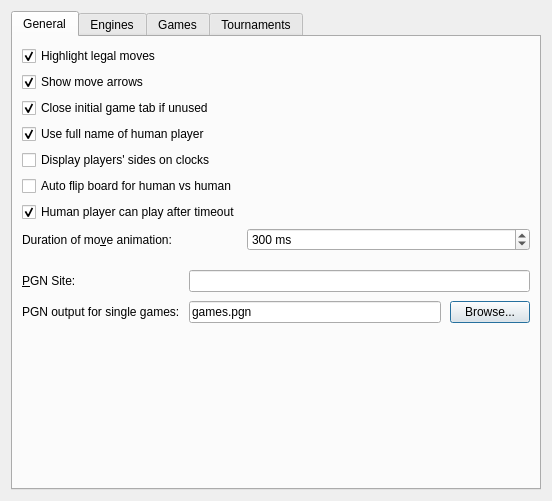
<?xml version="1.0" encoding="UTF-8"?>
<ui version="4.0">
 <class>SettingsDialog</class>
 <widget class="QDialog" name="SettingsDialog">
  <property name="geometry">
   <rect>
    <x>0</x>
    <y>0</y>
    <width>552</width>
    <height>501</height>
   </rect>
  </property>
  <property name="sizePolicy">
   <sizepolicy hsizetype="Preferred" vsizetype="Preferred">
    <horstretch>0</horstretch>
    <verstretch>90</verstretch>
   </sizepolicy>
  </property>
  <property name="windowTitle">
   <string>Settings</string>
  </property>
  <layout class="QVBoxLayout" name="verticalLayout_2">
   <item>
    <widget class="QTabWidget" name="tabWidget">
     <property name="currentIndex">
      <number>0</number>
     </property>
     <widget class="QWidget" name="m_generalTab">
      <attribute name="title">
       <string>General</string>
      </attribute>
      <layout class="QVBoxLayout" name="verticalLayout_6">
       <item>
        <layout class="QFormLayout" name="formLayout_6">
         <item row="0" column="0">
          <widget class="QCheckBox" name="m_highlightLegalMovesCheck">
           <property name="text">
            <string>Highlight legal moves</string>
           </property>
           <property name="checked">
            <bool>true</bool>
           </property>
          </widget>
         </item>
         <item row="1" column="0">
          <widget class="QCheckBox" name="m_showMoveArrowsCheck">
           <property name="text">
            <string>Show move arrows</string>
           </property>
           <property name="checked">
            <bool>true</bool>
           </property>
          </widget>
         </item>
         <item row="2" column="0">
          <widget class="QCheckBox" name="m_closeUnusedInitialTabCheck">
           <property name="text">
            <string>Close initial game tab if unused</string>
           </property>
           <property name="checked">
            <bool>true</bool>
           </property>
          </widget>
         </item>
         <item row="4" column="0">
          <widget class="QCheckBox" name="m_useFullUserNameCheck">
           <property name="text">
            <string>Use full name of human player</string>
           </property>
           <property name="checked">
            <bool>true</bool>
           </property>
          </widget>
         </item>
         <item row="5" column="0">
          <widget class="QCheckBox" name="m_playersSidesOnClocksCheck">
           <property name="text">
            <string>Display players' sides on clocks </string>
           </property>
          </widget>
         </item>
         <item row="7" column="0">
          <widget class="QCheckBox" name="m_autoFlipBoardForHumanGamesCheck">
           <property name="text">
            <string>Auto flip board for human vs human</string>
           </property>
          </widget>
         </item>
         <item row="8" column="0">
          <widget class="QCheckBox" name="m_humanCanPlayAfterTimeoutCheck">
           <property name="text">
            <string>Human player can play after timeout</string>
           </property>
           <property name="checked">
            <bool>true</bool>
           </property>
          </widget>
         </item>
         <item row="9" column="0">
          <widget class="QLabel" name="m_moveAnimationLabel">
           <property name="text">
            <string>Duration of mo&amp;ve animation:</string>
           </property>
           <property name="buddy">
            <cstring>m_moveAnimationSpin</cstring>
           </property>
          </widget>
         </item>
         <item row="9" column="1">
          <widget class="QSpinBox" name="m_moveAnimationSpin">
           <property name="toolTip">
            <string>duration of a move animation (default: 300 ms)</string>
           </property>
           <property name="specialValueText">
            <string>Off</string>
           </property>
           <property name="suffix">
            <string> ms</string>
           </property>
           <property name="maximum">
            <number>400</number>
           </property>
           <property name="singleStep">
            <number>50</number>
           </property>
           <property name="value">
            <number>300</number>
           </property>
          </widget>
         </item>
        </layout>
       </item>
       <item>
        <layout class="QFormLayout" name="formLayout_3">
         <property name="fieldGrowthPolicy">
          <enum>QFormLayout::ExpandingFieldsGrow</enum>
         </property>
         <property name="horizontalSpacing">
          <number>9</number>
         </property>
         <property name="verticalSpacing">
          <number>9</number>
         </property>
         <property name="topMargin">
          <number>13</number>
         </property>
         <property name="bottomMargin">
          <number>0</number>
         </property>
         <item row="1" column="0">
          <widget class="QLabel" name="m_siteLabel">
           <property name="text">
            <string>&amp;PGN Site:</string>
           </property>
           <property name="buddy">
            <cstring>m_siteEdit</cstring>
           </property>
          </widget>
         </item>
         <item row="1" column="1">
          <widget class="QLineEdit" name="m_siteEdit"/>
         </item>
         <item row="2" column="0">
          <widget class="QLabel" name="m_defaultPgnOutFileLabel">
           <property name="text">
            <string>PGN output for single games:</string>
           </property>
          </widget>
         </item>
         <item row="2" column="1">
          <layout class="QHBoxLayout" name="horizontalLayout_2">
           <item>
            <widget class="QLineEdit" name="m_defaultPgnOutFileEdit">
             <property name="text">
              <string>games.pgn</string>
             </property>
            </widget>
           </item>
           <item>
            <widget class="QPushButton" name="m_defaultPgnOutFileBtn">
             <property name="text">
              <string>Browse...</string>
             </property>
             <property name="shortcut">
              <string/>
             </property>
            </widget>
           </item>
          </layout>
         </item>
        </layout>
       </item>
       <item>
        <spacer name="verticalSpacer_2">
         <property name="orientation">
          <enum>Qt::Vertical</enum>
         </property>
         <property name="sizeHint" stdset="0">
          <size>
           <width>20</width>
           <height>40</height>
          </size>
         </property>
        </spacer>
       </item>
      </layout>
     </widget>
     <widget class="QWidget" name="m_enginesTab">
      <attribute name="title">
       <string>Engines</string>
      </attribute>
      <layout class="QVBoxLayout" name="verticalLayout">
       <property name="leftMargin">
        <number>0</number>
       </property>
       <property name="topMargin">
        <number>0</number>
       </property>
       <property name="rightMargin">
        <number>0</number>
       </property>
       <property name="bottomMargin">
        <number>0</number>
       </property>
       <item>
        <widget class="EngineManagementWidget" name="m_engineManagementWidget" native="true"/>
       </item>
      </layout>
     </widget>
     <widget class="QWidget" name="m_gamesTab">
      <attribute name="title">
       <string>Games</string>
      </attribute>
      <layout class="QVBoxLayout" name="verticalLayout_3">
       <property name="spacing">
        <number>0</number>
       </property>
       <property name="leftMargin">
        <number>9</number>
       </property>
       <property name="topMargin">
        <number>9</number>
       </property>
       <property name="rightMargin">
        <number>9</number>
       </property>
       <property name="bottomMargin">
        <number>9</number>
       </property>
       <item>
        <widget class="GameSettingsWidget" name="m_gameSettings" native="true"/>
       </item>
      </layout>
     </widget>
     <widget class="QWidget" name="m_tournamentsTab">
      <attribute name="title">
       <string>Tournaments</string>
      </attribute>
      <layout class="QVBoxLayout" name="verticalLayout_4">
       <item>
        <widget class="TournamentSettingsWidget" name="m_tournamentSettings" native="true"/>
       </item>
       <item>
        <widget class="QGroupBox" name="groupBox">
         <property name="enabled">
          <bool>true</bool>
         </property>
         <property name="sizePolicy">
          <sizepolicy hsizetype="Preferred" vsizetype="Preferred">
           <horstretch>0</horstretch>
           <verstretch>0</verstretch>
          </sizepolicy>
         </property>
         <property name="title">
          <string>Games</string>
         </property>
         <layout class="QVBoxLayout" name="verticalLayout_5">
          <item>
           <layout class="QFormLayout" name="formLayout_2">
            <property name="fieldGrowthPolicy">
             <enum>QFormLayout::ExpandingFieldsGrow</enum>
            </property>
            <item row="1" column="0">
             <widget class="QLabel" name="m_concurrencyLabel">
              <property name="text">
               <string>&amp;Concurrent games:</string>
              </property>
              <property name="buddy">
               <cstring>m_concurrencySpin</cstring>
              </property>
             </widget>
            </item>
            <item row="1" column="1">
             <widget class="QSpinBox" name="m_concurrencySpin">
              <property name="sizePolicy">
               <sizepolicy hsizetype="Fixed" vsizetype="Fixed">
                <horstretch>0</horstretch>
                <verstretch>0</verstretch>
               </sizepolicy>
              </property>
              <property name="toolTip">
               <string>Dynamic setting: Maximum number of tournament games running concurrently</string>
              </property>
              <property name="minimum">
               <number>1</number>
              </property>
              <property name="maximum">
               <number>128</number>
              </property>
             </widget>
            </item>
            <item row="2" column="0">
             <widget class="QLabel" name="m_tournamentDefaultPgnOutFileLabel">
              <property name="text">
               <string>PGN output:</string>
              </property>
             </widget>
            </item>
            <item row="2" column="1">
             <layout class="QHBoxLayout" name="horizontalLayout_5">
              <item>
               <widget class="QLineEdit" name="m_tournamentDefaultPgnOutFileEdit">
                <property name="text">
                 <string>tournaments.pgn</string>
                </property>
               </widget>
              </item>
              <item>
               <widget class="QPushButton" name="m_tournamentDefaultPgnOutFileBtn">
                <property name="text">
                 <string>Browse...</string>
                </property>
               </widget>
              </item>
             </layout>
            </item>
            <item row="3" column="0">
             <widget class="QLabel" name="m_tournamentDefaultEpdOutFileLabel">
              <property name="text">
               <string>EPD output:</string>
              </property>
             </widget>
            </item>
            <item row="3" column="1">
             <layout class="QHBoxLayout" name="horizontalLayout_3">
              <item>
               <widget class="QLineEdit" name="m_tournamentDefaultEpdOutFileEdit">
                <property name="text">
                 <string>tournaments.epd</string>
                </property>
               </widget>
              </item>
              <item>
               <widget class="QPushButton" name="m_tournamentDefaultEpdOutFileBtn">
                <property name="text">
                 <string>Browse...</string>
                </property>
               </widget>
              </item>
             </layout>
            </item>
           </layout>
          </item>
         </layout>
        </widget>
       </item>
       <item>
        <spacer name="verticalSpacer">
         <property name="orientation">
          <enum>Qt::Vertical</enum>
         </property>
         <property name="sizeHint" stdset="0">
          <size>
           <width>20</width>
           <height>40</height>
          </size>
         </property>
        </spacer>
       </item>
      </layout>
     </widget>
    </widget>
   </item>
  </layout>
 </widget>
 <customwidgets>
  <customwidget>
   <class>GameSettingsWidget</class>
   <extends>QWidget</extends>
   <header>gamesettingswidget.h</header>
   <container>1</container>
  </customwidget>
  <customwidget>
   <class>TournamentSettingsWidget</class>
   <extends>QWidget</extends>
   <header>tournamentsettingswidget.h</header>
   <container>1</container>
  </customwidget>
  <customwidget>
   <class>EngineManagementWidget</class>
   <extends>QWidget</extends>
   <header>enginemanagementwidget.h</header>
   <container>1</container>
  </customwidget>
 </customwidgets>
 <tabstops>
  <tabstop>tabWidget</tabstop>
  <tabstop>m_highlightLegalMovesCheck</tabstop>
  <tabstop>m_showMoveArrowsCheck</tabstop>
  <tabstop>m_closeUnusedInitialTabCheck</tabstop>
  <tabstop>m_useFullUserNameCheck</tabstop>
  <tabstop>m_playersSidesOnClocksCheck</tabstop>
  <tabstop>m_autoFlipBoardForHumanGamesCheck</tabstop>
  <tabstop>m_humanCanPlayAfterTimeoutCheck</tabstop>
  <tabstop>m_moveAnimationSpin</tabstop>
  <tabstop>m_siteEdit</tabstop>
  <tabstop>m_defaultPgnOutFileEdit</tabstop>
  <tabstop>m_defaultPgnOutFileBtn</tabstop>
  <tabstop>m_concurrencySpin</tabstop>
  <tabstop>m_tournamentDefaultPgnOutFileEdit</tabstop>
  <tabstop>m_tournamentDefaultPgnOutFileBtn</tabstop>
  <tabstop>m_tournamentDefaultEpdOutFileEdit</tabstop>
  <tabstop>m_tournamentDefaultEpdOutFileBtn</tabstop>
 </tabstops>
 <resources/>
 <connections/>
</ui>
